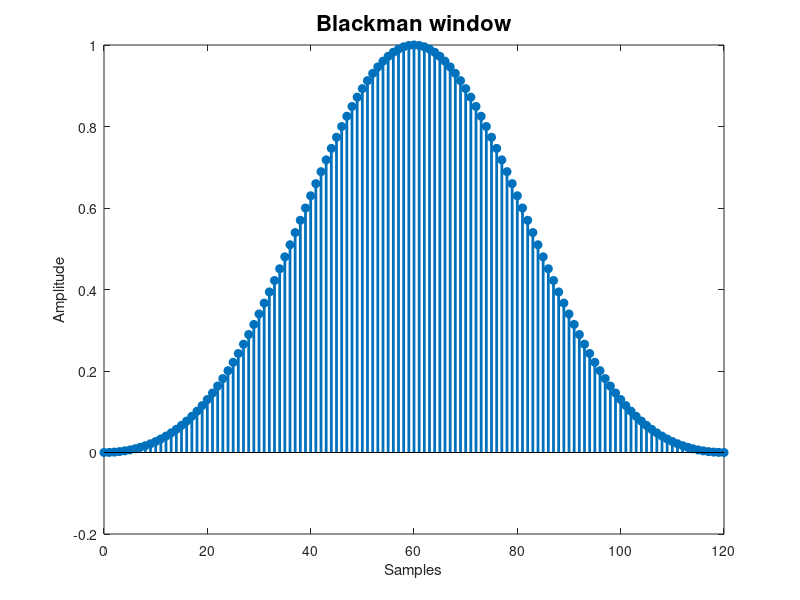

MATLAB code to generate this figure:
clc;
clear;
close all;
M=120;
n=0:1:M;
w=0.42-0.5*cos(2*n*pi/M)+0.08*cos(4*n*pi/M);
stem(n, w, "filled", "linewidth", 2)
xlabel("Samples")
ylabel("Amplitude")
title("Blackman window", "FontSize", 16)